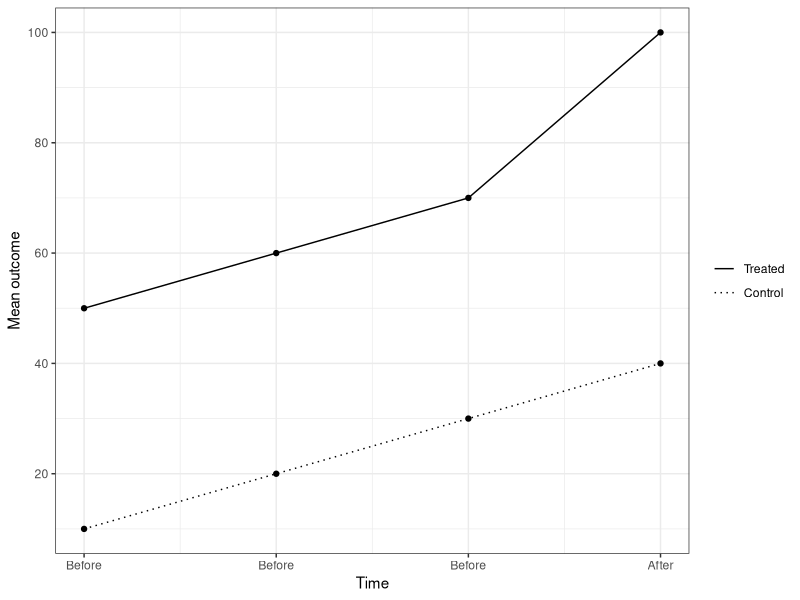
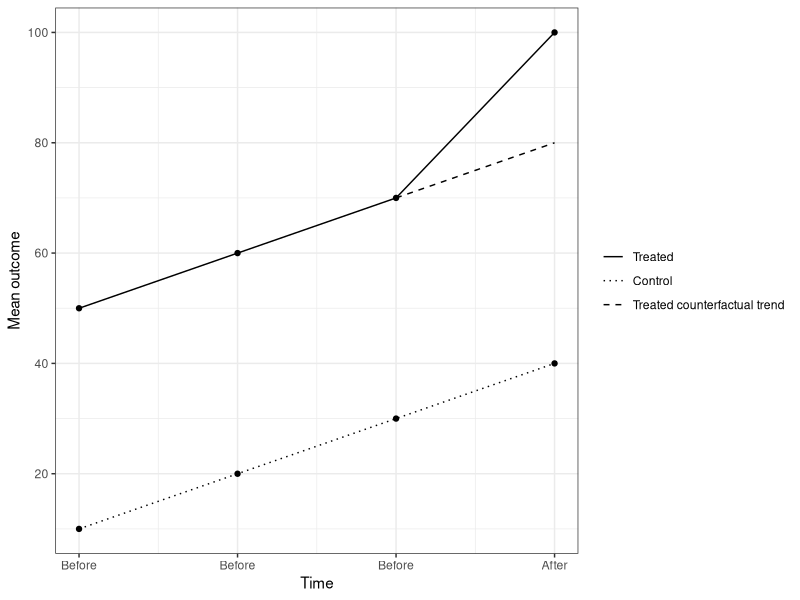

Generate these figures, in order, with R:
setwd(dirname(rstudioapi::getActiveDocumentContext()$path))

library(dplyr)
library(tidyverse)
library(magrittr)
library(pbapply)
library(parallel)
library(haven)

DID_data <- data.frame(mean_outcome = c(NA, NA, 70, 80,
                                        50, 60, 70, 100,
                                        10, 20, 30, 40),
                       Treatment = rep(x = c("Treated counterfactual trend", "Treated", "Control"), each = 4),
                       Period = rep(x = c(-1, 0, 1, 2), times = 3))
DID_data$Treatment <- factor(x =DID_data$Treatment,
                             levels = c("Treated", "Control", "Treated counterfactual trend"))

DID_plot <- ggplot(data = filter(.data = DID_data,
                                 Treatment != "Treated counterfactual trend"),
                      mapping = aes(x = Period,
                                    y = mean_outcome,
                                    group = Treatment)) +
  geom_point(data = subset(x = DID_data,
                           subset = Treatment %in% c("Treated",
                                                     "Control"))) +
  geom_line(mapping = aes(linetype = Treatment)) +
  scale_linetype_manual(values = c("solid", "dotted")) +
  xlab("Time") +
  ylab("Mean outcome") +
  scale_x_continuous(breaks = -1:2, labels = c("Before", "Before", "Before", "After")) +
  scale_y_continuous(breaks = c(0, 20, 40, 60, 80, 100)) +
  theme_bw() +
  theme(plot.title = element_text(hjust = 0.5),
        legend.title = element_blank(),
        legend.position = "right")

ggsave(plot = DID_plot,
       file = "DID_plot.pdf",
       width = 6,
       height = 4,
       units = "in",
       dpi = 600)

DID_pt_plot <- ggplot(data = DID_data,
                       mapping = aes(x = Period,
                                     y = mean_outcome,
                                     group = Treatment)) +
  geom_point(data = subset(x = DID_data,
                           subset = Treatment %in% c("Treated",
                                                     "Control"))) +
  geom_line(mapping = aes(linetype = Treatment)) +
  scale_linetype_manual(values = c("solid", "dotted", "dashed")) +
  xlab("Time") +
  ylab("Mean outcome") +
  scale_x_continuous(breaks = -1:2, labels = c("Before", "Before", "Before", "After")) +
  scale_y_continuous(breaks = c(0, 20, 40, 60, 80, 100)) +
  theme_bw() +
  theme(plot.title = element_text(hjust = 0.5),
        legend.title = element_blank(),
        legend.position = "right")

ggsave(plot = DID_pt_plot,
       file = "DID_pt_plot.pdf",
       width = 6,
       height = 4,
       units = "in",
       dpi = 600)


ATT <- exp(4) - exp(3.75)
round(x = ATT, digits = 2)
DID_est <- exp(4) - exp(3.5) - (exp(.76) - exp(.51))
round(x = DID_est, digits = 2)
ATT - DID_est


standard_scale_DID_data <- data.frame(mean_outcome = c(NA, NA, exp(3.5), exp(3.75),
                                                       exp(3), exp(3.25), exp(3.5), exp(4),
                                                       exp(.1), exp(.26), exp(.51), exp(.76)),
                                       Treatment = rep(x = c("Treated counterfactual trend", "Treated", "Control"), each = 4),
                                       Period = rep(x = c(-1, 0, 1, 2), times = 3))
standard_scale_DID_data$Treatment <- factor(x = standard_scale_DID_data$Treatment,
                                            levels = c("Treated", "Control", "Treated counterfactual trend"))

standard_scale_DID_plot <- ggplot(data = standard_scale_DID_data,
                             mapping = aes(x = Period,
                                           y = mean_outcome,
                                           group = Treatment)) +
  geom_point(data = subset(x = standard_scale_DID_data,
                           subset = Treatment %in% c("Treated",
                                                     "Control"))) +
  geom_line(mapping = aes(linetype = Treatment)) +
  scale_linetype_manual(values = c("solid", "dotted", "dashed")) +
  xlab("Time") +
  ylab("Mean outcome") +
  scale_x_continuous(breaks = -1:2, labels = c("Before", "Before", "Before", "After")) +
  scale_y_continuous(breaks = c(0, 20, 40, 60)) +
  theme_bw() +
  ggtitle(label = "Standard scale") +
  theme(plot.title = element_text(hjust = 0.5),
        legend.title = element_blank(),
        legend.position = "right")

#ggsave(plot = standard_scale_DID_plot,
#       file = "standard_scale_DID_plot.pdf",
#       width = 6,
#       height = 4,
#       units = "in",
#       dpi = 600)

log_scale_ATT <- log(exp(4)) - log(exp(3.75))
round(x = log_scale_ATT, digits = 2)
log_scale_DID_est <- log(exp(4)) - log(exp(3.5)) - (log(exp(.76)) - log(exp(.51)))
round(x = log_scale_DID_est, digits = 2)
log_scale_ATT - log_scale_DID_est

log_scale_DID_data <- data.frame(mean_outcome = c(NA, NA, log(exp(3.5)), log(exp(3.75)),
                                                  log(exp(3)), log(exp(3.25)), log(exp(3.5)), log(exp(4)),
                                                  log(exp(.1)), log(exp(.26)), log(exp(.51)), log(exp(.76))),
                                 Treatment = rep(x = c("Treated counterfactual trend", "Treated", "Control"), each = 4),
                                 Period = rep(x = c(-1, 0, 1, 2), times = 3))
log_scale_DID_data$Treatment <- factor(x = log_scale_DID_data$Treatment,
                                       levels = c("Treated", "Control", "Treated counterfactual trend"))

log_scale_DID_plot <- ggplot(data = log_scale_DID_data,
                             mapping = aes(x = Period,
                                           y = mean_outcome,
                                           group = Treatment)) +
  geom_point(data = subset(x = log_scale_DID_data,
                           subset = Treatment %in% c("Treated",
                                                     "Control"))) +
  geom_line(mapping = aes(linetype = Treatment)) +
  scale_linetype_manual(values = c("solid", "dotted", "dashed")) +
  xlab("Time") +
  ylab("Mean outcome") +
  scale_x_continuous(breaks = -1:2, labels = c("Before", "Before", "Before", "After")) +
  theme_bw() +
  ggtitle(label = "Log scale") +
  theme(plot.title = element_text(hjust = 0.5),
        legend.title = element_blank(),
        legend.position = "right")

#ggsave(plot = log_scale_DID_plot,
#       file = "log_scale_DID_plot.pdf",
#       width = 6,
#       height = 4,
#       units = "in",
#       dpi = 600)
